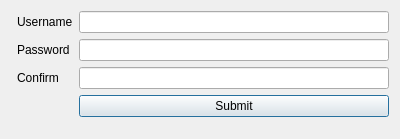
<?xml version="1.0" encoding="UTF-8"?>
<ui version="4.0">
 <class>DialogSignup</class>
 <widget class="QDialog" name="DialogSignup">
  <property name="geometry">
   <rect>
    <x>0</x>
    <y>0</y>
    <width>400</width>
    <height>139</height>
   </rect>
  </property>
  <property name="windowTitle">
   <string>Dialog</string>
  </property>
  <layout class="QFormLayout" name="formLayout_2">
   <item row="0" column="1">
    <layout class="QFormLayout" name="formLayout">
     <item row="0" column="0">
      <widget class="QLabel" name="label">
       <property name="text">
        <string>Username</string>
       </property>
      </widget>
     </item>
     <item row="0" column="1">
      <widget class="QLineEdit" name="username"/>
     </item>
     <item row="1" column="0">
      <widget class="QLabel" name="label_3">
       <property name="text">
        <string>Password</string>
       </property>
      </widget>
     </item>
     <item row="1" column="1">
      <widget class="QLineEdit" name="password">
       <property name="echoMode">
        <enum>QLineEdit::Password</enum>
       </property>
      </widget>
     </item>
     <item row="2" column="0">
      <widget class="QLabel" name="label_2">
       <property name="text">
        <string>Confirm</string>
       </property>
      </widget>
     </item>
     <item row="2" column="1">
      <widget class="QLineEdit" name="confirm">
       <property name="echoMode">
        <enum>QLineEdit::Password</enum>
       </property>
      </widget>
     </item>
     <item row="3" column="1">
      <widget class="QPushButton" name="submit">
       <property name="text">
        <string>Submit</string>
       </property>
      </widget>
     </item>
    </layout>
   </item>
  </layout>
 </widget>
 <resources/>
 <connections/>
</ui>
